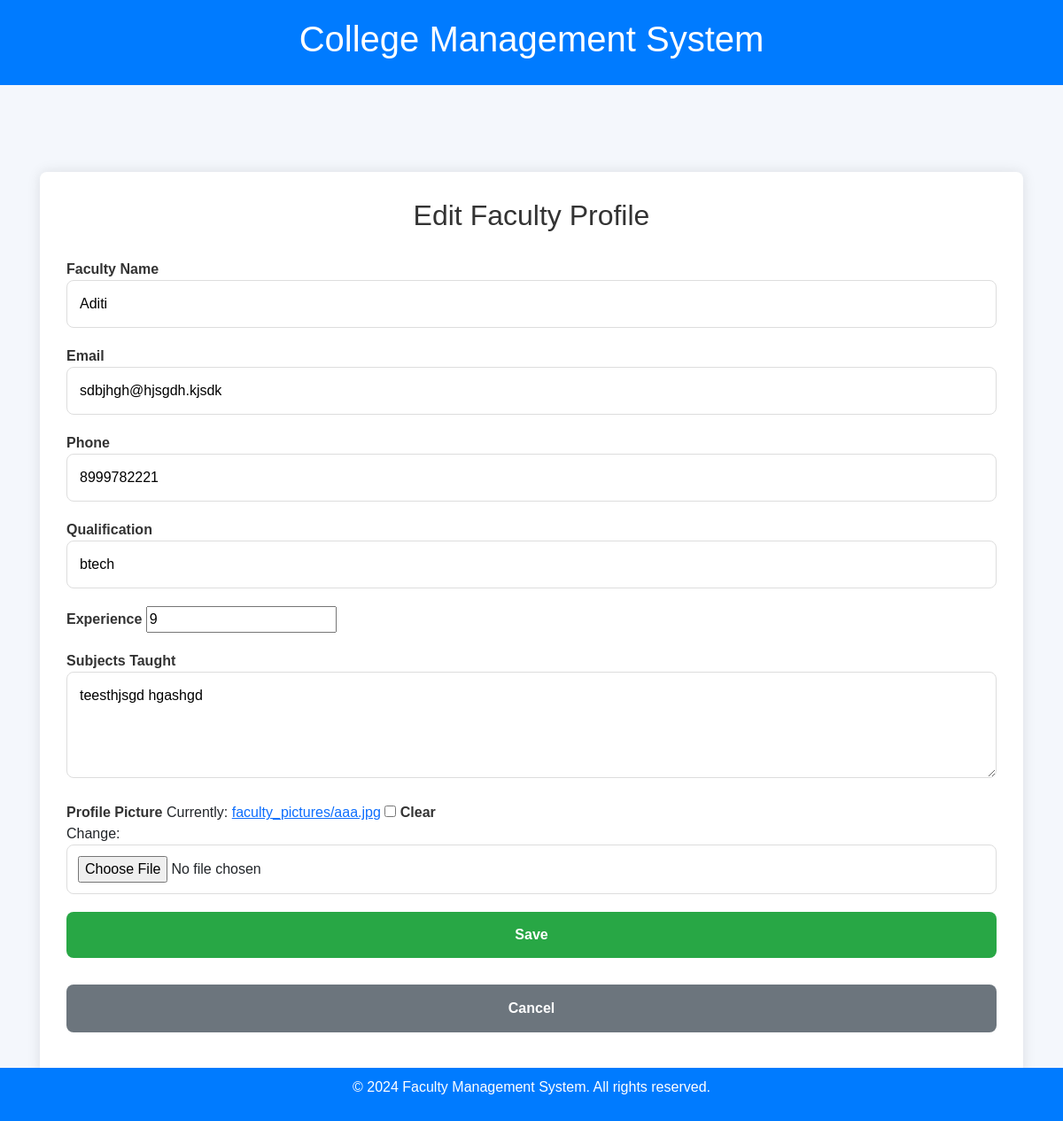
/faculty/3/edit/ (signed in), run on the app's committed database.
### core/models.py (models this page shows, shortened)
class Faculty(models.Model):
    name = models.CharField(max_length=100)
    email = models.EmailField(unique=True)
    phone = models.CharField(max_length=15)
    qualification = models.CharField(max_length=200)
    experience = models.PositiveIntegerField(help_text="Experience in years")
    subjects_taught = models.TextField(help_text="List of subjects taught")
    profile_picture = models.ImageField(upload_to='faculty_pictures/', blank=True, null=True)
    avg_rating = models.FloatField(default=0.0)

### core/decorators.py (the view)
        def _wrapped_view(request, *args, **kwargs):
            if request.user.role not in allowed_roles:
                raise PermissionDenied("You do not have permission to access this page.")
            return view_func(request, *args, **kwargs)

### core/forms.py
class FacultyForm(forms.ModelForm):
    class Meta:
        model = Faculty
        fields = ['name', 'email', 'phone', 'qualification', 'experience', 'subjects_taught', 'profile_picture']
        widgets = {
            'subjects_taught': forms.Textarea(attrs={'rows': 3}),
        }

### core/views.py (called while the page is built)
@staff_member_required
@role_required(['admin'])
def edit_faculty(request, pk):
    faculty = get_object_or_404(Faculty, pk=pk)
    if request.method == 'POST':
        form = FacultyForm(request.POST, request.FILES, instance=faculty)
        if form.is_valid():
            form.save()
            return redirect('faculty_detail', pk=faculty.pk)
    else:
        form = FacultyForm(instance=faculty)
    return render(request, 'faculty/faculty_edit.html', {'form': form, 'faculty': faculty})

### core/templates/faculty/faculty_edit.html (shortened to what this page needs)
<!DOCTYPE html>
<html lang="en">
<head>
    <link href="https://cdn.jsdelivr.net/npm/bootstrap@5.3.0-alpha1/dist/css/bootstrap.min.css" rel="stylesheet">
</head>
<body>
    <header>
        <h1>College Management System</h1>
    </header>
    <div class="container mt-5">
        <div class="form-container">
            <h2>Edit Faculty Profile</h2>
            <form method="POST" enctype="multipart/form-data">
                <div class="form-group">
                    <label for="name">Faculty Name</label>
                    {{ form.name }}
                </div>
                <div class="form-group">
                    <label for="email">Email</label>
                    {{ form.email }}
                </div>
                <div class="form-group">
                    <label for="phone">Phone</label>
                    {{ form.phone }}
                </div>
                <div class="form-group">
                    <label for="qualification">Qualification</label>
                    {{ form.qualification }}
                </div>
                <div class="form-group">
                    <label for="experience">Experience</label>
                    {{ form.experience }}
                </div>
                <div class="form-group">
                    <label for="subjects_taught">Subjects Taught</label>
                    {{ form.subjects_taught }}
                </div>
                <div class="form-group">
                    <label for="profile_picture">Profile Picture</label>
                    {{ form.profile_picture }}
                </div>
                <div class="form-group">
                    <button type="submit" class="btn btn-submit">Save</button>
                </div>
                <div class="form-group">
                    <a href="{% url 'faculty_list' %}" class="btn btn-back">Cancel</a>
                </div>
            </form>
        </div>
    </div>
    <footer>
        <p>&copy; 2024 Faculty Management System. All rights reserved.</p>
    </footer>
</body>
</html>

### core/templates/faculty/faculty_edit.html (style rules this page uses)
body { font-family: 'Arial', sans-serif; background-color: #f4f7fc; margin: 0; padding: 0; }
header { background-color: #007bff; color: white; padding: 20px 0; text-align: center; }
footer { background-color: #007bff; color: white; padding: 10px 0; text-align: center; position: fixed; width: 100%; bottom: 0; }
.container { padding: 50px 15px; }
.form-container { background-color: white; border-radius: 8px; box-shadow: 0 0 15px rgba(0, 0, 0, 0.1); padding: 30px; }
.form-container h2 { text-align: center; margin-bottom: 30px; color: #333; }
.form-group { margin-bottom: 20px; }
.form-group label { font-weight: bold; color: #333; }
.form-group input[type="text"], .form-group input[type="email"], .form-group input[type="file"], .form-group textarea { width: 100%; padding: 14px; border-radius: 8px; border: 1px solid #ddd; font-size: 16px; transition: all 0.3s ease; }
.form-group input[type="file"] { padding: 12px; }
.form-group textarea { resize: vertical; min-height: 120px; }
.btn-submit { background-color: #28a745; color: white; font-weight: bold; width: 100%; padding: 14px; border-radius: 8px; border: none; cursor: pointer; transition: background-color 0.3s ease; }
.btn-back { background-color: #6c757d; color: white; font-weight: bold; width: 100%; padding: 14px; border-radius: 8px; text-align: center; margin-top: 10px; transition: background-color 0.3s ease; }

### data on the page
Faculty: name "Aditi", email "sdbjhgh@hjsgdh.kjsdk", phone "8999782221", qualification "btech", experience "9", subjects_taught "teesthjsgd hgashgd"
